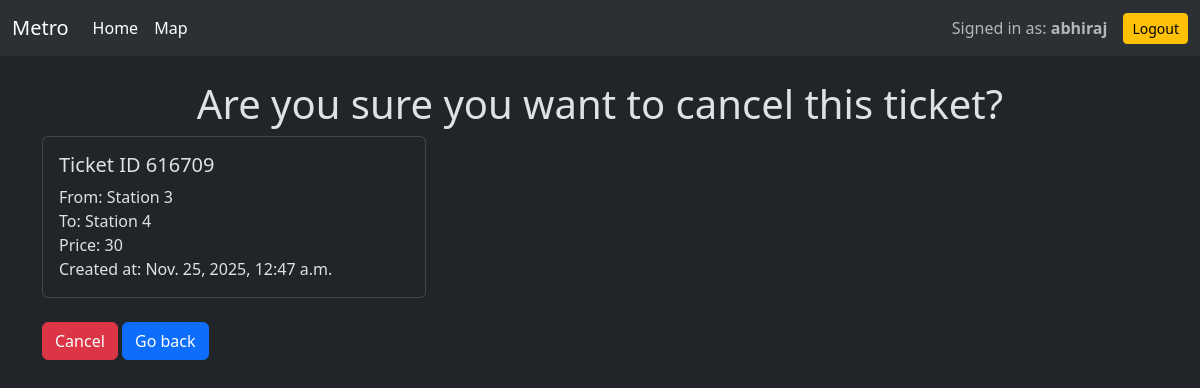
/ticket/1/cancel/ (signed in), run on the app's committed database.
### ticket/models.py (models this page shows, shortened)
class CustomUser(AbstractUser):
    balance = models.PositiveIntegerField(default=0)

class Ticket(models.Model):
    id = models.AutoField(primary_key=True)
    user = models.ForeignKey(settings.AUTH_USER_MODEL, on_delete=models.CASCADE)
    start_station = models.ForeignKey(Station, related_name='start', on_delete=models.CASCADE)
    end_station = models.ForeignKey(Station, related_name='end', on_delete=models.CASCADE)
    price = models.PositiveIntegerField(blank=True, null=True)
    created_at = models.DateTimeField(auto_now_add=True)
    uid = models.CharField(max_length=20)
    class Status(models.TextChoices):
        ACTIVE = 'ACTIVE', 'Active'
        IN_USE = 'IN_USE', 'In Use'
        EXPIRED = 'EXPIRED', 'Expired'
        USED = 'USED', 'Used'
    status = models.CharField(max_length=10, choices=Status.choices, default=Status.ACTIVE)

class Station(models.Model):
    id = models.AutoField(primary_key=True)
    name = models.CharField(max_length=100)
    def __str__(self):
        return self.name

### ticket/views.py (the view)
# urls.py: path('<int:ticket_id>/cancel/', views.ticket_cancel, name='ticket_cancel'),
@login_required
def ticket_cancel(request, ticket_id):
    ticket = get_object_or_404(Ticket, id=ticket_id, user=request.user)
    if request.method == "POST":
        request.user.balance += ticket.price
        ticket.delete()
        request.user.save()
        return redirect("ticket_list")
    return render(request, "ticket_confirm_cancel.html", {"ticket": ticket})

### ticket/templates/ticket_confirm_cancel.html (shortened to what this page needs)
{% extends "layout.html" %}
{% block content %}
<h1 class='text-center mt-4'> Are you sure you want to cancel this ticket?</h1>
    <div class="card" style="width: 24rem;">
            <div class="card-body">
                <h5 class="card-title"> Ticket ID {{ticket.uid}} </h5>
                <p class="card-text">From: {{ticket.start_station}} <br> To: {{ticket.end_station}} <br> Price: {{ticket.price}} <br> Created at: {{ticket.created_at}} <br></p>
            </div>
    </div>
    <form method="post">
        <button class="btn btn-danger mt-4">Cancel</button>
        <a href="{% url "ticket_list"%}" class="btn btn-primary mt-4">Go back</a>
    </form>
{% endblock %}

### templates/layout.html (shortened to what this page needs)
{% load static %}
{% load socialaccount %}
<!DOCTYPE html>
<html lang="en" data-bs-theme="dark">
<head>
    <link href="https://cdn.jsdelivr.net/npm/bootstrap@5.3.2/dist/css/bootstrap.min.css" rel="stylesheet">
</head>
<body>
    <nav class="navbar navbar-expand-lg bg-body-tertiary">
        <div class="container-fluid">
            <a class="navbar-brand">Metro</a>
            <div class="collapse navbar-collapse" id="navbarSupportedContent">
                <ul class="navbar-nav me-auto mb-2 mb-lg-0">
                    <li class="nav-item">
                        <a class="nav-link active" aria-current="page" href="{% url 'ticket_list' %}">Home</a>
                    </li>
                    <li class="nav-item">
                        <a class="nav-link active" aria-current="page" href="{% url 'ticket_map' %}">Map</a>
                    </li>
                </ul>
            </div>
            <div class="d-flex align-items-center gap-2 mt-2 mt-lg-0">
                {% if user.is_authenticated %}
                    <span class="navbar-text me-2">
                        Signed in as: <strong>{{user.username}}</strong>
                    </span>
                    <form method="post" action="/accounts/logout/">
                        <button type="submit" class="btn btn-warning btn-sm">Logout</button>
                    </form>
                {% endif %}
            </div>
        </div>
    </nav>
    <div class='container mt-4'>
        {% block content %}{% endblock %}
    </div>
</body>
</html>

### data on the page
CustomUser: username "abhiraj"
Ticket: uid "616709", start_station "Station 3", end_station "Station 4", price "30", created_at "Nov. 25, 2025, 12:47 a.m."
